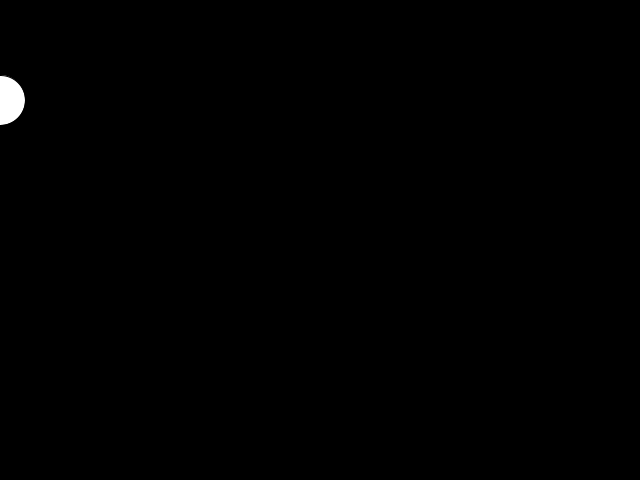
Frame 1 (no input)
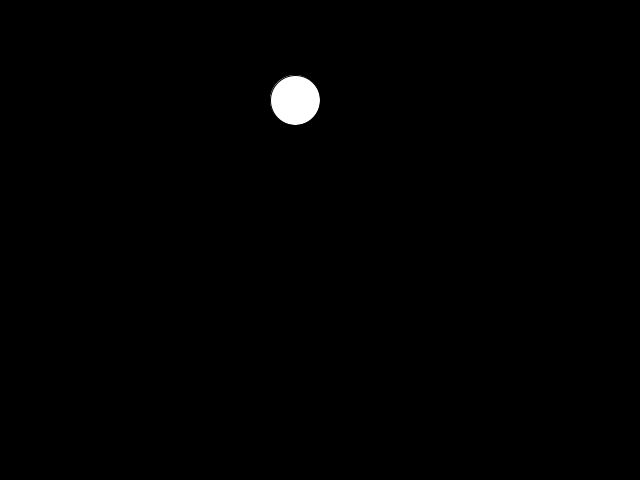
Frame 60 (the mouse pressed at the canvas centre just before this capture)
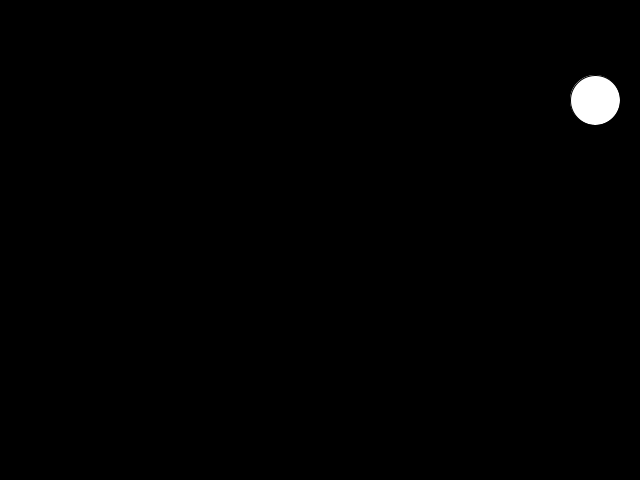
Frame 120 (the mouse held since frame 60 and released just before this capture)

The Processing sketch that drew these frames (run headless with seeded random() and noise(); from frame 60 on, the mouse is pressed at the canvas centre):

// Processing sketch: processing_74205
// ── processing_74205.pde

Ball ballSu; // Ball (class/data type), ballSu(variable name)

void setup() {
  size(640, 480);
  ballSu = new Ball();
}
void draw() {
  ballSu.bg();
  ballSu.display();
  ballSu.move();
}

class Ball{ // class name
  int x;
  int speed;
  int dir;     // field (data)
  
Ball(){
    x =0;
    speed =5;
    dir= 1;   // constructor
  }

void display(){  //Method#1(Actual Functions)
    ellipse (x, 100, 50, 50);
  }
  
void move(){//Method#1(Actual Functions)
  if (x >width || x<0 ) { // || : or, && : and
    dir = dir * -1;
  }
     x = x+speed*dir;   
}

void bg(){  //Method#1(Actual Functions)
  background(0);
}
  }
